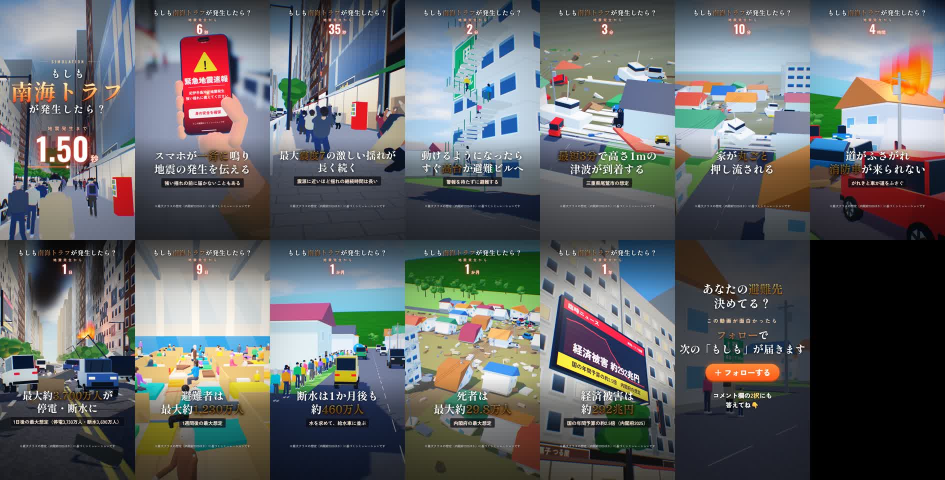
#> input picture .claude/skills/moshimo-video-build/examples/day-full/frames.jpg, 1890 x 960 px (shown at 1/2 size)
$ python align-screenshot.py ../../moshimo-video-build/examples/day-full/frames.jpg ../../moshimo-video-build/examples/day-full/frames.jpg
#> lines starting #> are read from the running program, lines starting #| are printed output that depends on the picture
"""スクリーンショット（Instagram の再生画面）と、同じ瞬間の元コマを位置合わせして、表示の拡大率とずれを求める。"""
import sys
import numpy as np
from PIL import Image
from scipy.signal import fftconvolve

shot = Image.open(sys.argv[1]).convert('L')
frame = Image.open(sys.argv[2]).convert('L')
SW, SH = shot.size
#> SW = 1890; SH = 960
FW, FH = frame.size
#> FW = 1890; FH = 960
print('screenshot', SW, SH, 'frame', FW, FH)
#| screenshot 1890 960 frame 1890 960

D = 4  # スクリーンショットを 1/4 にして照合
sd = shot.resize((SW // D, SH // D), Image.LANCZOS)
sa = np.asarray(sd, dtype=np.float64)
# 照合に使う領域（タイトル・ラベル・数字を含む中央付近。UIボタンの少ない左側寄り）
X0, Y0, X1, Y1 = 60, 600, 760, 1300
tpl = sa[Y0 // D:Y1 // D, X0 // D:X1 // D]
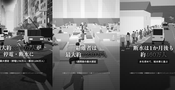
#> tpl: shape (90, 175) float64; min 0, max 252, mean 112.4
th, tw = tpl.shape
#> th = 90; tw = 175
tpl0 = tpl - tpl.mean()
tsum2 = (tpl0 ** 2).sum()
#> tsum2 = 79933709.8
ones = np.ones_like(tpl)


def zncc(img):
    num = fftconvolve(img, tpl0[::-1, ::-1], mode='valid')
    si = fftconvolve(img, ones[::-1, ::-1], mode='valid')
    si2 = fftconvolve(img ** 2, ones[::-1, ::-1], mode='valid')
    var = np.maximum(si2 - si ** 2 / (th * tw), 1e-9)
    return num / np.sqrt(var * tsum2 + 1e-9)


best = None
for g in np.arange(0.20, 0.50, 0.004):
    w, h = int(round(FW * g)), int(round(FH * g))
    if w < tw or h < th:
        continue
    img = np.asarray(frame.resize((w, h), Image.LANCZOS), dtype=np.float64)
    z = zncc(img)
    iy, ix = np.unravel_index(np.argmax(z), z.shape)
    v = z[iy, ix]
    if best is None or v > best[0]:
        best = (v, g, ix, iy)
#> this loop made 75 passes
#> (iy, ix, v, best) on passes 1, 3, 4, 5, 6, 7, 8, 9, 10, 11, 12, 13: (16, 203, 0.637, (0.637, 0.2, 203, 16)), (110, 3, 0.646, (0.646, 0.208, 3, 110)), (114, 5, 0.669, (0.669, 0.212, 5, 114)), (117, 6, 0.687, (0.687, 0.216, 6, 117)), (121, 7, 0.708, (0.708, 0.22, 7, 121)), (125, 8, 0.728, (0.728, 0.224, 8, 125)), (129, 9, 0.757, (0.757, 0.228, 9, 129)), (133, 11, 0.786, (0.786, 0.232, 11, 133)), (137, 12, 0.818, (0.818, 0.236, 12, 137)), (140, 13, 0.848, (0.848, 0.24, 13, 140)), (144, 13, 0.895, (0.895, 0.244, 13, 144)), (148, 14, 0.97, (0.97, 0.248, 14, 148))
#> (iy, ix, v) on passes 2, 15, 16, 17, 18, 19: (17, 209, 0.635), (155, 17, 0.935), (158, 17, 0.902), (160, 18, 0.876), (164, 20, 0.855), (166, 21, 0.838)
#> pass 1, in zncc, `num = fftconvolve(img, tpl0[::-1, ::-1], mode='valid')`:
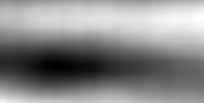
#> num: shape (103, 204) float64; min -42072216.7, max 47348834.5, mean 6117364.7; drawn with min black and max white
#> pass 1, in zncc, `si2 = fftconvolve(img ** 2, ones[::-1, ::-1], mode='valid')`:
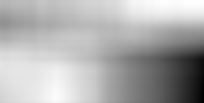
#> si2: shape (103, 204) float64; min 112534223, max 300340736, mean 240793193.4; drawn with min black and max white
#> after the loop:
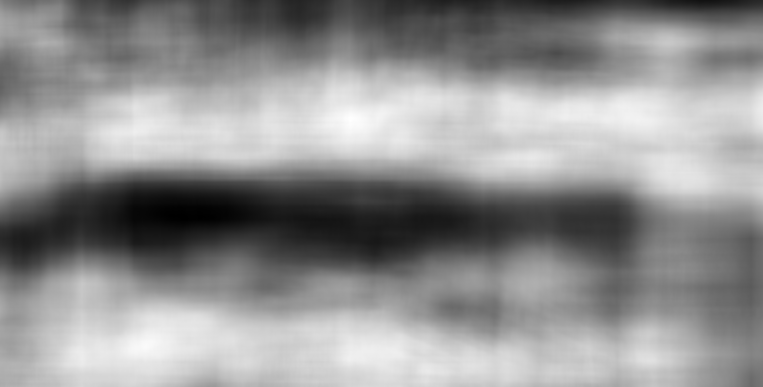
#> z: shape (387, 763) float64; min -0.733, max 0.677, mean 0.0685; drawn with min black and max white
v, g, px, py = best
#> v = 0.971; g = 0.252; px = 16; py = 152
# 細かく再探索
for g2 in np.arange(g - 0.006, g + 0.0061, 0.0005):
    w, h = int(round(FW * g2)), int(round(FH * g2))
    img = np.asarray(frame.resize((w, h), Image.LANCZOS), dtype=np.float64)
    z = zncc(img)
    iy, ix = np.unravel_index(np.argmax(z), z.shape)
    if z[iy, ix] > best[0]:
        best = (z[iy, ix], g2, ix, iy)
#> this loop made 25 passes
#> (iy, ix, best) on passes 6 to 8: (149, 15, (0.982, 0.249, 15, 149)), (149, 15, (0.992, 0.249, 15, 149)), (150, 15, (1, 0.25, 15, 150))
#> (iy, ix) on passes 1, 2, 3, 4, 5, 9: (146, 14), (147, 14), (147, 14), (148, 14), (148, 14), (150, 15)
#> pass 1, in zncc (call 76), `si2 = fftconvolve(img ** 2, ones[::-1, ::-1], mode='valid')`:
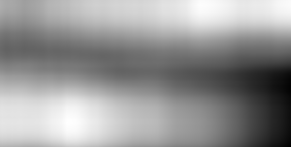
#> si2: shape (147, 291) float64; min 84097123, max 364847663, mean 248997882.8; drawn with min black and max white
#> after the loop:
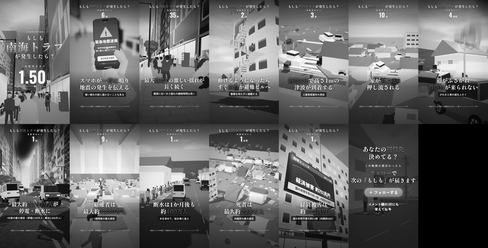
#> img: shape (248, 488) float64; min 0, max 255, mean 101.2
#> after the loop:
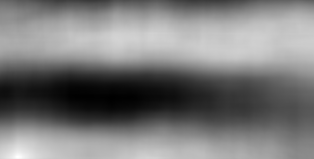
#> z: shape (159, 314) float64; min -0.638, max 0.913, mean 0.109; drawn with min black and max white
v, g, px, py = best
#> v = 1; g = 0.25; px = 15; py = 150
s = D * g                       # 表示倍率（スクリーンショットの1pxあたり、動画の何px分か）
#> s = 0.998
ox = X0 - D * px                # 動画の左端（u=0）がスクリーンショット上のどこに来るか
#> ox = 0
oy = Y0 - D * py
#> oy = 0
print('best correlation %.3f' % v)
#| best correlation 1.000
print('display scale s = %.4f  (cover-fit by height would be %.4f)' % (s, SH / FH))
#| display scale s = 0.9980  (cover-fit by height would be 1.0000)
print('video left edge at X=%.1f, top edge at Y=%.1f (screenshot px)' % (ox, oy))
#| video left edge at X=0.0, top edge at Y=0.0 (screenshot px)
print('shown video size = %.0f x %.0f (screen %d x %d)' % (FW * s, FH * s, SW, SH))
#| shown video size = 1886 x 958 (screen 1890 x 960)
left_crop_video_px = -ox / s
#> left_crop_video_px = 0
right_crop_video_px = (FW * s + ox - SW) / s
#> right_crop_video_px = -3.79
print('cropped on left = %.1f video px, on right = %.1f video px' % (left_crop_video_px, right_crop_video_px))
#| cropped on left = 0.0 video px, on right = -3.8 video px
print('visible video x-range = %.1f .. %.1f of 0..%d' % (left_crop_video_px, FW - right_crop_video_px, FW))
#| visible video x-range = 0.0 .. 1893.8 of 0..1890
top_crop = -oy / s
#> top_crop = 0
print('video top edge offset = %.1f video px (negative: cropped at top)' % (-top_crop if top_crop > 0 else -top_crop))
#| video top edge offset = -0.0 video px (negative: cropped at top)
